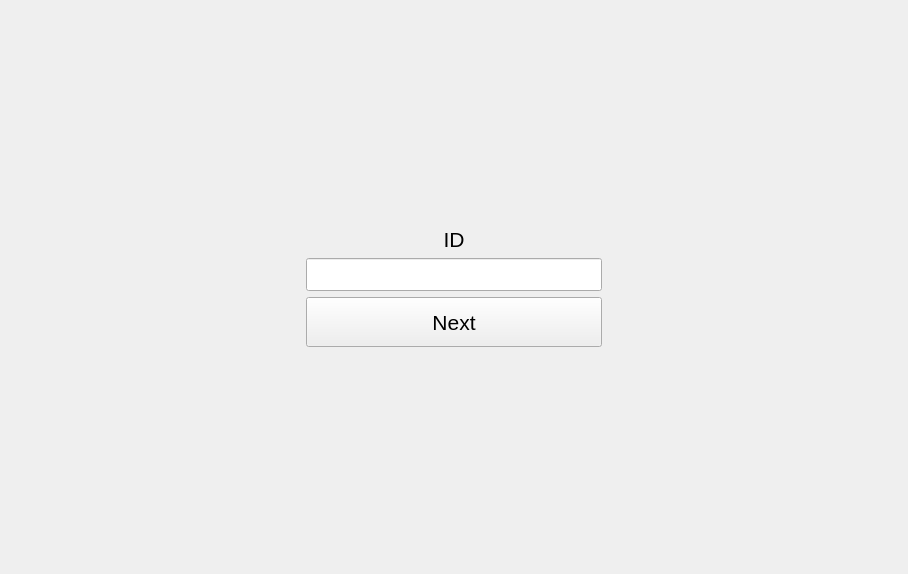
<?xml version="1.0" encoding="UTF-8"?>
<ui version="4.0">
 <class>register_form</class>
 <widget class="QMainWindow" name="register_form">
  <property name="geometry">
   <rect>
    <x>0</x>
    <y>0</y>
    <width>908</width>
    <height>574</height>
   </rect>
  </property>
  <property name="windowTitle">
   <string>Market Asset Simulation - Register</string>
  </property>
  <widget class="QWidget" name="centralwidget">
   <layout class="QVBoxLayout" name="verticalLayout">
    <item>
     <layout class="QVBoxLayout" name="verticalLayout_2" stretch="1,0,1">
      <item>
       <layout class="QVBoxLayout" name="verticalLayout_3"/>
      </item>
      <item>
       <layout class="QHBoxLayout" name="horizontalLayout" stretch="1,1,1">
        <item>
         <layout class="QVBoxLayout" name="verticalLayout_5"/>
        </item>
        <item>
         <layout class="QVBoxLayout" name="verticalLayout_9" stretch="0,0,0">
          <item>
           <widget class="QLabel" name="label">
            <property name="font">
             <font>
              <pointsize>16</pointsize>
             </font>
            </property>
            <property name="text">
             <string>ID</string>
            </property>
            <property name="alignment">
             <set>Qt::AlignCenter</set>
            </property>
           </widget>
          </item>
          <item>
           <widget class="QLineEdit" name="edit_id">
            <property name="minimumSize">
             <size>
              <width>0</width>
              <height>0</height>
             </size>
            </property>
            <property name="maximumSize">
             <size>
              <width>16777215</width>
              <height>16777215</height>
             </size>
            </property>
            <property name="font">
             <font>
              <pointsize>16</pointsize>
             </font>
            </property>
            <property name="alignment">
             <set>Qt::AlignCenter</set>
            </property>
           </widget>
          </item>
          <item>
           <widget class="QPushButton" name="button_next">
            <property name="minimumSize">
             <size>
              <width>0</width>
              <height>50</height>
             </size>
            </property>
            <property name="maximumSize">
             <size>
              <width>16777215</width>
              <height>16777215</height>
             </size>
            </property>
            <property name="font">
             <font>
              <pointsize>16</pointsize>
             </font>
            </property>
            <property name="text">
             <string>Next</string>
            </property>
           </widget>
          </item>
         </layout>
        </item>
        <item>
         <layout class="QVBoxLayout" name="verticalLayout_8"/>
        </item>
       </layout>
      </item>
      <item>
       <layout class="QVBoxLayout" name="verticalLayout_4"/>
      </item>
     </layout>
    </item>
   </layout>
  </widget>
 </widget>
 <resources/>
 <connections/>
</ui>
